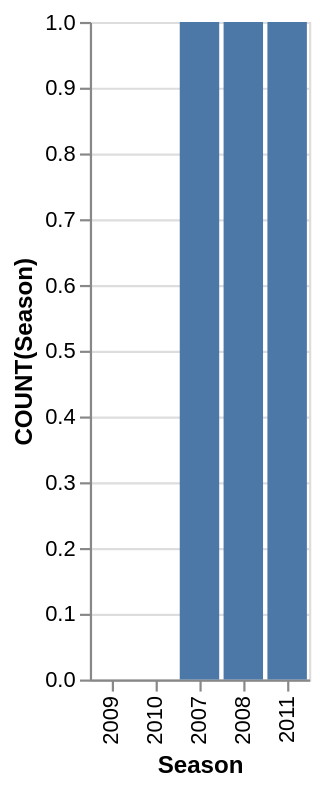

This figure's Vega-Lite source:
### Vega-Lite specification from a JSON file in a GitHub repository (floating-point values rounded to 4 significant figures)
{"data": {"values": [{"x_data": "2007", "y_data": 1}, {"x_data": "2008", "y_data": 1}, {"x_data": "2009", "y_data": 0}, {"x_data": "2010", "y_data": 0}, {"x_data": "2011", "y_data": 1}]}, "mark": "bar", "encoding": {"x": {"field": "x_data", "type": "nominal", "title": "Season", "sort": {"op": "sum", "field": "y_data", "order": "ascending"}}, "y": {"field": "y_data", "type": "quantitative", "title": "COUNT(Season)"}}}
